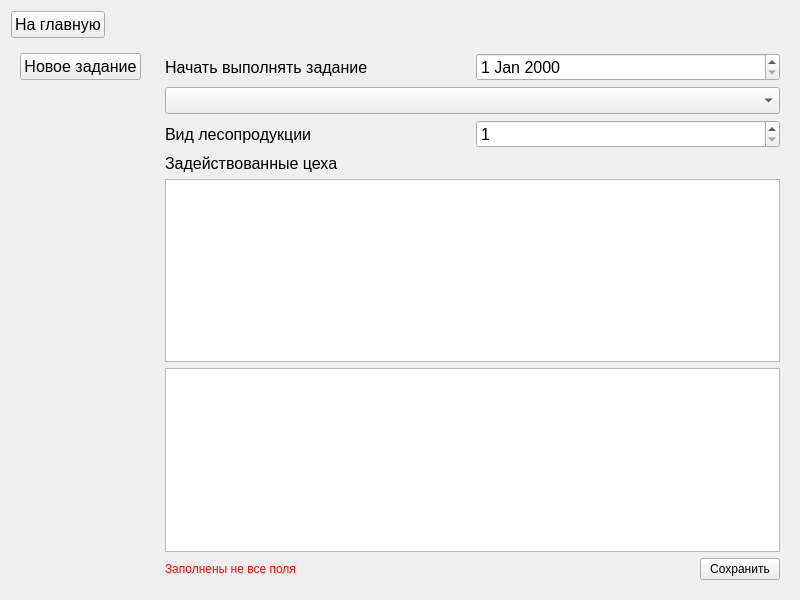
<?xml version="1.0" encoding="UTF-8"?>
<ui version="4.0">
 <class>production</class>
 <widget class="QWidget" name="production">
  <property name="geometry">
   <rect>
    <x>0</x>
    <y>0</y>
    <width>800</width>
    <height>600</height>
   </rect>
  </property>
  <property name="windowTitle">
   <string>Form</string>
  </property>
  <layout class="QVBoxLayout" name="verticalLayout_3">
   <item>
    <layout class="QHBoxLayout" name="statusBar">
     <item>
      <widget class="QPushButton" name="exitPushButton">
       <property name="font">
        <font>
         <pointsize>12</pointsize>
        </font>
       </property>
       <property name="cursor">
        <cursorShape>PointingHandCursor</cursorShape>
       </property>
       <property name="text">
        <string>На главную</string>
       </property>
      </widget>
     </item>
     <item>
      <spacer name="horizontalSpacer">
       <property name="orientation">
        <enum>Qt::Horizontal</enum>
       </property>
       <property name="sizeHint" stdset="0">
        <size>
         <width>40</width>
         <height>20</height>
        </size>
       </property>
      </spacer>
     </item>
    </layout>
   </item>
   <item>
    <layout class="QHBoxLayout" name="horizontalLayout_4">
     <item>
      <widget class="QWidget" name="widget" native="true">
       <layout class="QVBoxLayout" name="verticalLayout">
        <item>
         <widget class="QPushButton" name="pushButton">
          <property name="font">
           <font>
            <pointsize>12</pointsize>
           </font>
          </property>
          <property name="cursor">
           <cursorShape>PointingHandCursor</cursorShape>
          </property>
          <property name="text">
           <string>Новое задание</string>
          </property>
         </widget>
        </item>
        <item>
         <spacer name="verticalSpacer">
          <property name="orientation">
           <enum>Qt::Vertical</enum>
          </property>
          <property name="sizeHint" stdset="0">
           <size>
            <width>20</width>
            <height>40</height>
           </size>
          </property>
         </spacer>
        </item>
       </layout>
      </widget>
     </item>
     <item>
      <widget class="QWidget" name="widget_2" native="true">
       <layout class="QVBoxLayout" name="verticalLayout_2">
        <item>
         <layout class="QHBoxLayout" name="horizontalLayout">
          <item>
           <widget class="QLabel" name="label">
            <property name="font">
             <font>
              <pointsize>12</pointsize>
             </font>
            </property>
            <property name="text">
             <string>Начать выполнять задание</string>
            </property>
           </widget>
          </item>
          <item>
           <widget class="QDateEdit" name="dateEdit">
            <property name="font">
             <font>
              <pointsize>12</pointsize>
             </font>
            </property>
           </widget>
          </item>
         </layout>
        </item>
        <item>
         <widget class="QComboBox" name="orderComboBox">
          <property name="font">
           <font>
            <pointsize>12</pointsize>
           </font>
          </property>
          <property name="cursor">
           <cursorShape>PointingHandCursor</cursorShape>
          </property>
          <property name="placeholderText">
           <string>Заказ на лесопродукцию</string>
          </property>
         </widget>
        </item>
        <item>
         <layout class="QHBoxLayout" name="horizontalLayout_2">
          <item>
           <widget class="QLabel" name="label_2">
            <property name="font">
             <font>
              <pointsize>12</pointsize>
             </font>
            </property>
            <property name="text">
             <string>Вид лесопродукции</string>
            </property>
           </widget>
          </item>
          <item>
           <widget class="QSpinBox" name="amountSpinBox">
            <property name="font">
             <font>
              <pointsize>12</pointsize>
             </font>
            </property>
            <property name="minimum">
             <number>1</number>
            </property>
            <property name="maximum">
             <number>16777215</number>
            </property>
           </widget>
          </item>
         </layout>
        </item>
        <item>
         <widget class="QLabel" name="productType">
          <property name="font">
           <font>
            <pointsize>12</pointsize>
           </font>
          </property>
          <property name="text">
           <string>Задействованные цеха</string>
          </property>
         </widget>
        </item>
        <item>
         <widget class="QListWidget" name="manufactoriesListWidget">
          <property name="sizePolicy">
           <sizepolicy hsizetype="Preferred" vsizetype="Expanding">
            <horstretch>0</horstretch>
            <verstretch>0</verstretch>
           </sizepolicy>
          </property>
          <property name="font">
           <font>
            <pointsize>12</pointsize>
           </font>
          </property>
          <property name="selectionMode">
           <enum>QAbstractItemView::MultiSelection</enum>
          </property>
          <property name="selectionBehavior">
           <enum>QAbstractItemView::SelectItems</enum>
          </property>
         </widget>
        </item>
        <item>
         <widget class="QPlainTextEdit" name="descriptionPlainTextEdit">
          <property name="font">
           <font>
            <pointsize>12</pointsize>
           </font>
          </property>
         </widget>
        </item>
        <item>
         <layout class="QHBoxLayout" name="horizontalLayout_3">
          <item>
           <widget class="QLabel" name="label_3">
            <property name="styleSheet">
             <string notr="true">color: rgb(255, 0, 0);</string>
            </property>
            <property name="text">
             <string>Заполнены не все поля</string>
            </property>
           </widget>
          </item>
          <item>
           <spacer name="horizontalSpacer_2">
            <property name="orientation">
             <enum>Qt::Horizontal</enum>
            </property>
            <property name="sizeHint" stdset="0">
             <size>
              <width>40</width>
              <height>20</height>
             </size>
            </property>
           </spacer>
          </item>
          <item>
           <widget class="QPushButton" name="pushButton_2">
            <property name="cursor">
             <cursorShape>PointingHandCursor</cursorShape>
            </property>
            <property name="text">
             <string>Сохранить</string>
            </property>
           </widget>
          </item>
         </layout>
        </item>
       </layout>
      </widget>
     </item>
    </layout>
   </item>
  </layout>
 </widget>
 <tabstops>
  <tabstop>exitPushButton</tabstop>
  <tabstop>dateEdit</tabstop>
  <tabstop>pushButton</tabstop>
  <tabstop>orderComboBox</tabstop>
  <tabstop>amountSpinBox</tabstop>
  <tabstop>manufactoriesListWidget</tabstop>
  <tabstop>descriptionPlainTextEdit</tabstop>
  <tabstop>pushButton_2</tabstop>
 </tabstops>
 <resources/>
 <connections/>
</ui>
